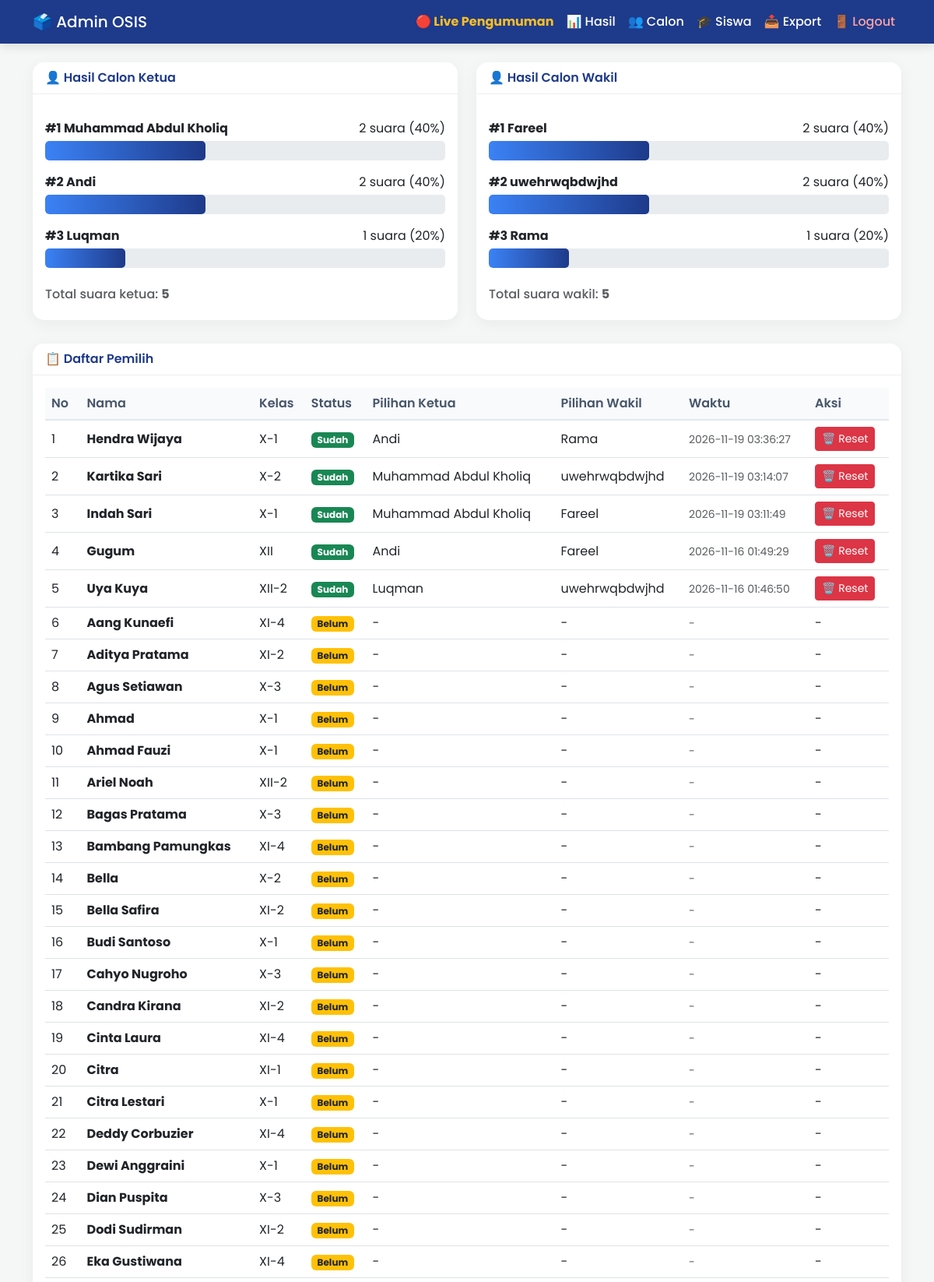
Screenshot of /admin/dashboard.php (signed in, upper part) with the database file from the repository.
### tables this page shows
CREATE TABLE `siswa` (
  `id` int(11) NOT NULL,
  `nama` varchar(100) DEFAULT NULL,
  `kelas` varchar(50) DEFAULT NULL,
  `sudah_voting` tinyint(1) DEFAULT 0
);

### admin/dashboard.php (the view, shortened to what this page needs)
<?php
require 'auth.php';
?>
<!DOCTYPE html>
<html lang="id">
<head>
<link href="https://cdn.jsdelivr.net/npm/bootstrap@5.3.0/dist/css/bootstrap.min.css" rel="stylesheet">
</head>
<body>
<nav class="navbar navbar-expand-lg mb-4">
  <div class="container">
    <a class="navbar-brand" href="#">🗳️ Admin OSIS</a>
    <ul class="navbar-nav ms-auto">
      <li class="nav-item"><a class="nav-link" href="pengumuman.php" style="color:#fbbf24 !important; font-weight:bold;">🔴 Live Pengumuman</a></li>
      <li class="nav-item"><a class="nav-link active" href="dashboard.php">📊 Hasil</a></li>
      <li class="nav-item"><a class="nav-link" href="calon.php">👥 Calon</a></li>
      <li class="nav-item"><a class="nav-link" href="siswa.php">🎓 Siswa</a></li>
      <li class="nav-item"><a class="nav-link" href="export_excel.php">📥 Export</a></li>
      <li class="nav-item"><a class="nav-link" href="logout.php" style="color:#fca5a5 !important;">🚪 Logout</a></li>
    </ul>
  </div>
</nav>
<div class="container">
  <div class="row">
    <div class="col-lg-6">
      <div class="card card-custom">
        <div class="card-header">👤 Hasil Calon Ketua</div>
        <div class="card-body">
          <?php
          $total_ketua = $conn->query("SELECT COUNT(*) t FROM votes v JOIN calon c ON v.calon_id=c.id WHERE c.jabatan='ketua'")->fetch_assoc()['t'];
          $q = $conn->query("SELECT c.nama, COUNT(v.id) jml FROM calon c LEFT JOIN votes v ON v.calon_id=c.id WHERE c.jabatan='ketua' GROUP BY c.id ORDER BY jml DESC");
          $no=1;
          while ($r = $q->fetch_assoc()) {
            $persen = $total_ketua ? round($r['jml']/$total_ketua*100) : 0;
            echo "<div class='d-flex justify-content-between mt-3'><span><b>#$no {$r['nama']}</b></span> <span>{$r['jml']} suara ({$persen}%)</span></div>";
            echo "<div class='progress mt-1' style='height: 25px; border-radius: 5px;'><div class='progress-bar bar' style='width:{$persen}%'></div></div>";
            $no++;
          }
          echo "<h6 class='mt-4 text-muted'>Total suara ketua: <b>$total_ketua</b></h6>";
          ?>
        </div>
      </div>
    </div>
    <div class="col-lg-6">
      <div class="card card-custom">
        <div class="card-header">👤 Hasil Calon Wakil</div>
        <div class="card-body">
          <?php
          $total_wakil = $conn->query("SELECT COUNT(*) t FROM votes v JOIN calon c ON v.calon_id=c.id WHERE c.jabatan='wakil'")->fetch_assoc()['t'];
          $q = $conn->query("SELECT c.nama, COUNT(v.id) jml FROM calon c LEFT JOIN votes v ON v.calon_id=c.id WHERE c.jabatan='wakil' GROUP BY c.id ORDER BY jml DESC");
          $no=1;
          while ($r = $q->fetch_assoc()) {
            $persen = $total_wakil ? round($r['jml']/$total_wakil*100) : 0;
            echo "<div class='d-flex justify-content-between mt-3'><span><b>#$no {$r['nama']}</b></span> <span>{$r['jml']} suara ({$persen}%)</span></div>";
            echo "<div class='progress mt-1' style='height: 25px; border-radius: 5px;'><div class='progress-bar bar' style='width:{$persen}%'></div></div>";
            $no++;
          }
          echo "<h6 class='mt-4 text-muted'>Total suara wakil: <b>$total_wakil</b></h6>";
          ?>
        </div>
      </div>
    </div>
  </div>
  <div class="card card-custom">
    <div class="card-header">📋 Daftar Pemilih</div>
    <div class="card-body table-responsive">
      <table class="table table-hover align-middle">
        <thead>
          <tr>
            <th>No</th><th>Nama</th><th>Kelas</th><th>Status</th><th>Pilihan Ketua</th><th>Pilihan Wakil</th><th>Waktu</th><th>Aksi</th>
          </tr>
        </thead>
        <tbody>
          <?php
          $q = $conn->query("
            SELECT s.id as s_id, s.nama, s.kelas, s.sudah_voting,
                   GROUP_CONCAT(CASE WHEN c.jabatan='ketua' THEN c.nama END) as pilihan_ketua,
                   GROUP_CONCAT(CASE WHEN c.jabatan='wakil' THEN c.nama END) as pilihan_wakil,
                   MAX(v.waktu) as waktu
            FROM siswa s LEFT JOIN votes v ON v.siswa_id=s.id LEFT JOIN calon c ON c.id=v.calon_id
            GROUP BY s.id ORDER BY waktu DESC, s.nama
          ");
          $i=1;
          while ($r = $q->fetch_assoc()) {
            $status = $r['sudah_voting'] ? '<span class="badge bg-success">Sudah</span>' : '<span class="badge bg-warning text-dark">Belum</span>';
            $pilihan_ketua = $r['pilihan_ketua'] ?? '-';
            $pilihan_wakil = $r['pilihan_wakil'] ?? '-';
            $waktu = $r['waktu'] ?? '-';
            echo "<tr>";
            echo "<td>$i</td>";
            echo "<td><b>".htmlspecialchars($r['nama'])."</b></td>";
            echo "<td>".htmlspecialchars($r['kelas'])."</td>";
            echo "<td>$status</td>";
            echo "<td>".htmlspecialchars($pilihan_ketua)."</td>";
            echo "<td>".htmlspecialchars($pilihan_wakil)."</td>";
            echo "<td><small class='text-muted'>$waktu</small></td>";
            echo "<td>";
            if ($r['sudah_voting'] == 1) {
                echo "<a href='?hapus_vote={$r['s_id']}' class='btn btn-sm btn-danger' onclick=\"return confirm('Hapus suara siswa ini?')\">🗑️ Reset</a>";
            } else {
                echo "-";
            }
            echo "</td></tr>";
            $i++;
          }
          ?>
        </tbody>
      </table>
    </div>
  </div>
</div>
</body>
</html>

### admin/dashboard.php (style rules this page uses)
body { font-family: 'Poppins', sans-serif; background: #f4f7f6; }
.navbar { background: #1e3a8a; box-shadow: 0 4px 12px rgba(0,0,0,0.1); }
.navbar-brand, .nav-link { color: white !important; font-weight: 500; }
.card-custom { border: none; border-radius: 15px; box-shadow: 0 5px 20px rgba(0,0,0,0.05); margin-bottom: 30px; }
.card-header { background: #fff; border-bottom: 1px solid #eee; border-radius: 15px 15px 0 0 !important; font-weight: 600; color: #1e3a8a; }
.bar { background: linear-gradient(90deg, #3b82f6, #1e3a8a); height: 25px; border-radius: 5px; transition: 0.5s; }
.table th { background: #f8fafc; color: #475569; font-weight: 600; border-bottom: 2px solid #e2e8f0; }

### rows the page displays
siswa: nama "Hendra Wijaya", kelas "X-1", sudah_voting "Sudah", pilihan_ketua "Andi", pilihan_wakil "Rama", waktu "2026-11-19 03:36:27"
siswa: nama "Kartika Sari", kelas "X-2", sudah_voting "Sudah", pilihan_ketua "Muhammad Abdul Kholiq", pilihan_wakil "uwehrwqbdwjhd", waktu "2026-11-19 03:14:07"
siswa: nama "Indah Sari", kelas "X-1", sudah_voting "Sudah", pilihan_ketua "Muhammad Abdul Kholiq", pilihan_wakil "Fareel", waktu "2026-11-19 03:11:49"
siswa: nama "Gugum", kelas "XII", sudah_voting "Sudah", pilihan_ketua "Andi", pilihan_wakil "Fareel", waktu "2026-11-16 01:49:29"
siswa: nama "Uya Kuya", kelas "XII-2", sudah_voting "Sudah", pilihan_ketua "Luqman", pilihan_wakil "uwehrwqbdwjhd", waktu "2026-11-16 01:46:50"
siswa: nama "Aang Kunaefi", kelas "XI-4", sudah_voting "Belum", pilihan_ketua "-", pilihan_wakil "-", waktu "-"
siswa: nama "Aditya Pratama", kelas "XI-2", sudah_voting "Belum", pilihan_ketua "-", pilihan_wakil "-", waktu "-"
siswa: nama "Agus Setiawan", kelas "X-3", sudah_voting "Belum", pilihan_ketua "-", pilihan_wakil "-", waktu "-"
siswa: nama "Ahmad", kelas "X-1", sudah_voting "Belum", pilihan_ketua "-", pilihan_wakil "-", waktu "-"
siswa: nama "Ahmad Fauzi", kelas "X-1", sudah_voting "Belum", pilihan_ketua "-", pilihan_wakil "-", waktu "-"
siswa: nama "Ariel Noah", kelas "XII-2", sudah_voting "Belum", pilihan_ketua "-", pilihan_wakil "-", waktu "-"
siswa: nama "Bagas Pratama", kelas "X-3", sudah_voting "Belum", pilihan_ketua "-", pilihan_wakil "-", waktu "-"
siswa: nama "Bambang Pamungkas", kelas "XI-4", sudah_voting "Belum", pilihan_ketua "-", pilihan_wakil "-", waktu "-"
siswa: nama "Bella", kelas "X-2", sudah_voting "Belum", pilihan_ketua "-", pilihan_wakil "-", waktu "-"
siswa: nama "Bella Safira", kelas "XI-2", sudah_voting "Belum", pilihan_ketua "-", pilihan_wakil "-", waktu "-"
siswa: nama "Budi Santoso", kelas "X-1", sudah_voting "Belum", pilihan_ketua "-", pilihan_wakil "-", waktu "-"
siswa: nama "Cahyo Nugroho", kelas "X-3", sudah_voting "Belum", pilihan_ketua "-", pilihan_wakil "-", waktu "-"
siswa: nama "Candra Kirana", kelas "XI-2", sudah_voting "Belum", pilihan_ketua "-", pilihan_wakil "-", waktu "-"
siswa: nama "Cinta Laura", kelas "XI-4", sudah_voting "Belum", pilihan_ketua "-", pilihan_wakil "-", waktu "-"
siswa: nama "Citra", kelas "XI-1", sudah_voting "Belum", pilihan_ketua "-", pilihan_wakil "-", waktu "-"
siswa: nama "Citra Lestari", kelas "X-1", sudah_voting "Belum", pilihan_ketua "-", pilihan_wakil "-", waktu "-"
siswa: nama "Deddy Corbuzier", kelas "XI-4", sudah_voting "Belum", pilihan_ketua "-", pilihan_wakil "-", waktu "-"
siswa: nama "Dewi Anggraini", kelas "X-1", sudah_voting "Belum", pilihan_ketua "-", pilihan_wakil "-", waktu "-"
siswa: nama "Dian Puspita", kelas "X-3", sudah_voting "Belum", pilihan_ketua "-", pilihan_wakil "-", waktu "-"
siswa: nama "Dodi Sudirman", kelas "XI-2", sudah_voting "Belum", pilihan_ketua "-", pilihan_wakil "-", waktu "-"
siswa: nama "Eka Gustiwana", kelas "XI-4", sudah_voting "Belum", pilihan_ketua "-", pilihan_wakil "-", waktu "-"

### other values shown
$r['nama'] "Muhammad Abdul Kholiq"
$r['jml'] "2"
$persen "40"
$r['nama'] "Andi"
$r['nama'] "Luqman"
$r['jml'] "1"
$persen "20"
$total_ketua "5"
$r['nama'] "Fareel"
$r['nama'] "uwehrwqbdwjhd"
$r['nama'] "Rama"
$total_wakil "5"
